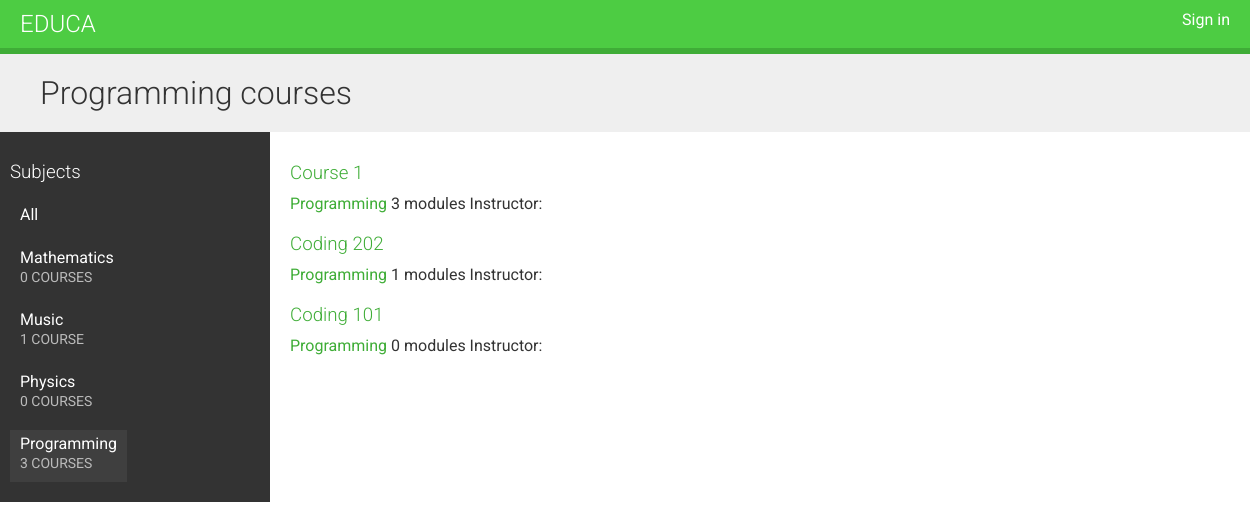
The app's page /course/subject/programming/ with its own data.
### courses/models.py (models this page shows, shortened)
class Subject(models.Model):
    title = models.CharField(max_length=200)
    slug = models.SlugField(max_length=200, unique=True)
    class Meta:
        ordering = ["title"]
    def __str__(self):
        return self.title

class Course(models.Model):
    owner = models.ForeignKey(
        User, related_name="courses_created", on_delete=models.CASCADE
    )
    subject = models.ForeignKey(
        Subject, related_name="courses", on_delete=models.CASCADE
    )
    title = models.CharField(max_length=200)
    slug = models.SlugField(max_length=200, unique=True)
    overview = models.TextField()
    created = models.DateTimeField(auto_now_add=True)
    students = models.ManyToManyField(User, related_name="courses_joined", blank=True)
    class Meta:
        ordering = ["created"]

### courses/views.py (the view)
# urls.py: path("", CourseListView.as_view(), name="course_list"),
class CourseListView(TemplateResponseMixin, View):
    model = Course
    template_name = "courses/course/list.html"
    def get(self, request, subject=None):
        subjects = cache.get("all_subjects")
        if not subjects:
            subjects = Subject.objects.annotate(total_courses=Count("courses"))
            cache.set("all_subjects", subjects)
        all_courses = Course.objects.annotate(total_modules=Count("modules"))
        if subject:
            subject = get_object_or_404(Subject, slug=subject)
            key = f"subject_{subject.id}_courses"
            courses = cache.get(key)
            if not courses:
                courses = all_courses.filter(subject=subject)
                cache.set(key, courses)
        else:
            courses = cache.get("all_course")
            if not courses:
                courses = all_courses
                cache.set("all_courses", courses)
        context = {"subjects": subjects, "subject": subject, "courses": courses}
        return self.render_to_response(context)

### courses/templates/courses/course/list.html (shortened to what this page needs)
{% extends 'base.html' %}
{% block content %}
  <h1>
    {% if subject %}
      {{ subject.title }} courses
    {% else %}
      All courses
    {% endif %}
  </h1>
  <div class="contents">
    <h3>Subjects</h3>
    <ul id="modules">
      <li {% if not subject %}class="selected"{% endif %}>
        <a href="{% url 'course_list' %}">All</a>
      </li>
      {% for s in subjects %}
        <li {% if subject == s %}class="selected"{% endif %}>
          <a href="{% url 'course_list_subject' s.slug %}">
            {{ s.title }}
            <br>
            <span>{{ s.total_courses }} course{{ s.total_courses|pluralize }}</span>
          </a>
        </li>
      {% endfor %}
    </ul>
  </div>
  <div class="module">
    {% for course in courses %}
      {% with course.subject as subject %}
        <h3>
          <a href="{% url 'course_detail' course.slug %}">
            {{ course.title }}
          </a>
        </h3>
        <p>
          <a href="{% url 'course_list_subject' subject.slug %}">
            {{ subject}}
          </a>
          {{ course.total_modules }} modules
          Instructor: {{ course.owner.get_full_name }}
        </p>
      {% endwith %}
    {% endfor %}
  </div>
{% endblock content %}

### courses/static/css/base.css (style rules this page uses)
body { margin:0; font-family:'Roboto', sans-serif; font-weight:400; color:#333; }
a { color:#3fad37; text-decoration:none; }
ul { float:left; }
h1, h2, h3, h4, h5, h6 { font-family:'Roboto', sans-serif; font-weight:300; }
h1 { background:#efefef; width:100%; overflow:auto; padding:20px 0 20px 40px; margin:0; }
.module { padding:10px 20px; float:left; width:600px; }
.module h3 { margin:20px 0 0; padding:0; width:100%; }
.module p { margin:10px 0 20px; width:100%; float:left; }
.contents { width:20%; padding:10px; float:left; background:#333; color: #fff; font-family:'Roboto', sans-serif; }
.contents ul { list-style:none; margin:0; padding:0; }
.contents ul li { margin:0 0 10px 0; padding:4px 10px 10px; overflow:auto; }
.contents ul li.selected { background:#3f3f3f; }
.contents ul span { text-transform:uppercase; color:#bbb; font-size:14px; }
.contents ul a { display:block; color:#fff; text-decoration:none; }

### records on screen
Subject: title "Programming", total_courses "3"
Subject: title "Mathematics", total_courses "0"
Subject: title "Music", total_courses "1"
Subject: title "Physics", total_courses "0"
Course: title "Course 1", subject "Programming", total_modules "3"
Course: title "Coding 202", subject "Programming", total_modules "1"
Course: title "Coding 101", subject "Programming", total_modules "0"
